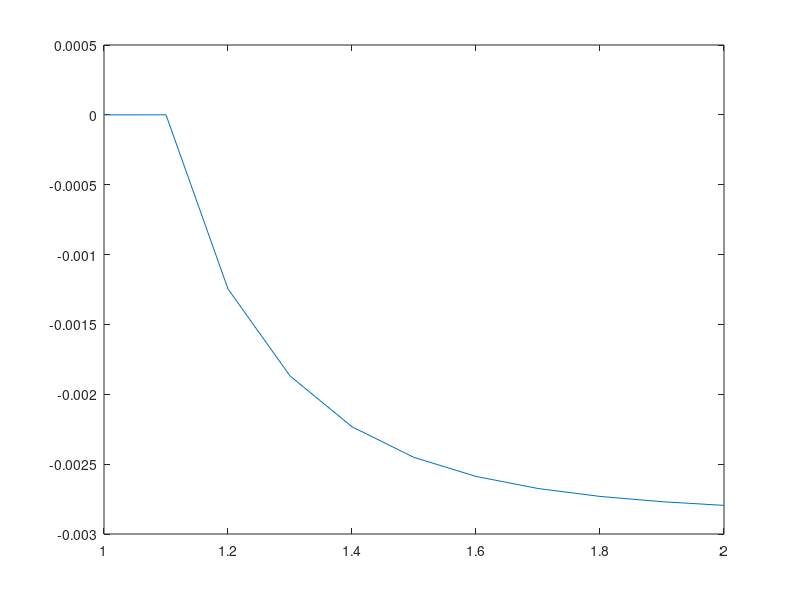

The MATLAB script that drew this image:
clear;clc;
%Define f(t,w)
f = @(t,w)w/t - (w/t)^2;

%Inilization
h = 0.1;
t = ones(11,1);
t(1) = 1;
for i = 1:10
    t(i + 1) = 1 + 0.1*i;
end
w = ones(11,1); %approxiated value
w(1) = 1;   %initial value
y = t./(1 + log(t)); %exact value

%Solve for w(2)
for i = 1:1
    k1 = h*f(t(i),w(i));
    k2 = h*f(t(i) + h/2,w(i) + k1/2);
    k3 = h*f(t(i) + h/2,w(i) + k2/2);
    k4 = h*f(t(i) + h,w(i) + k3);
    w(i + 1) = w(i) + 1/6*(k1 + 2*k2 +2*k3 + k4);
end

for i = 2:10
    w(i + 1) = w(i) + h*(3/2*f(t(i),w(i)) - 1/2*f(t(i - 1),w(i - 1)));
end

error = y - w;

%Plot the results
plot(t,y,'-o',t,w,'--x');
plot(t,error);